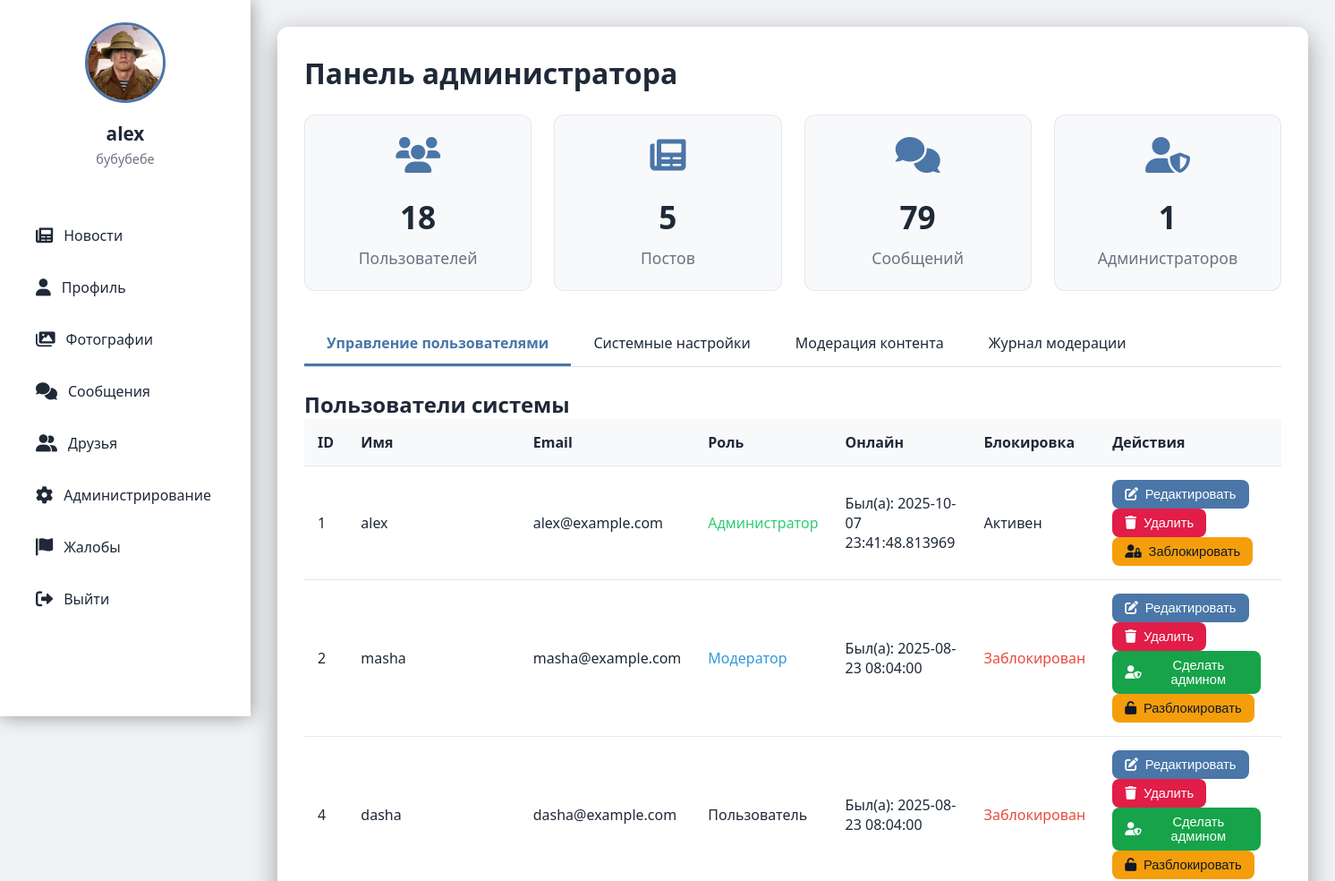
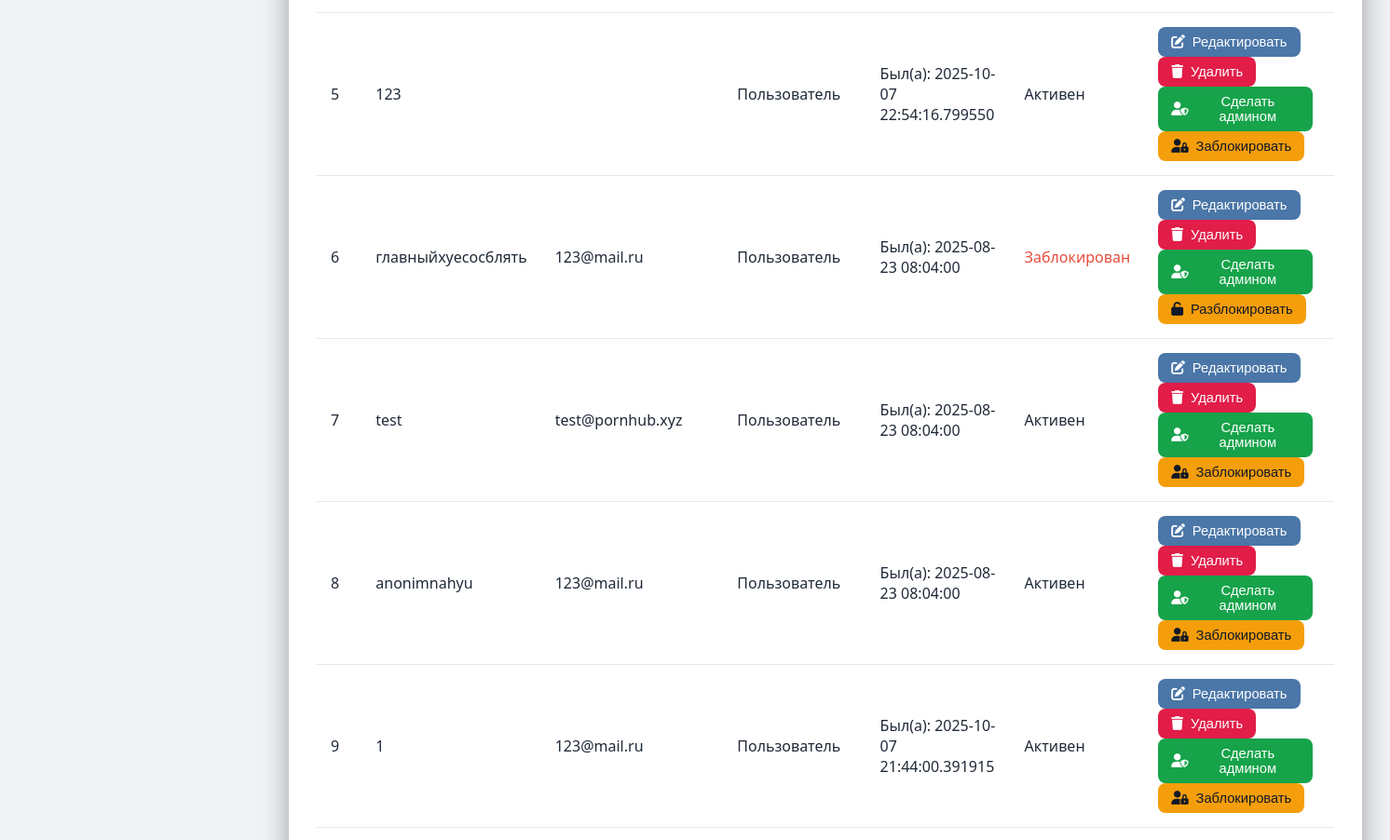
Page /admin (signed in, upper part) on the earlier database version (2 pictures, top to bottom).
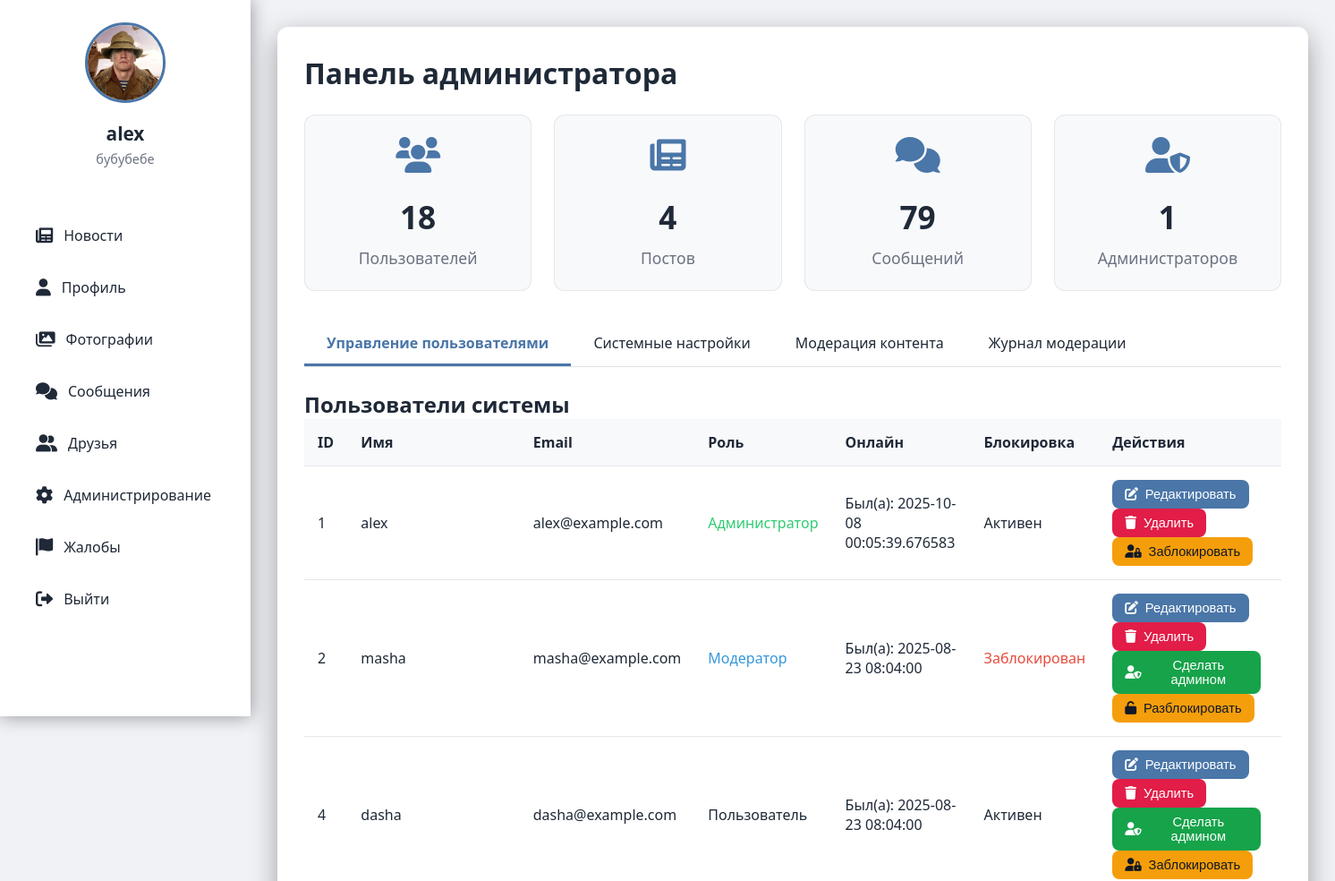
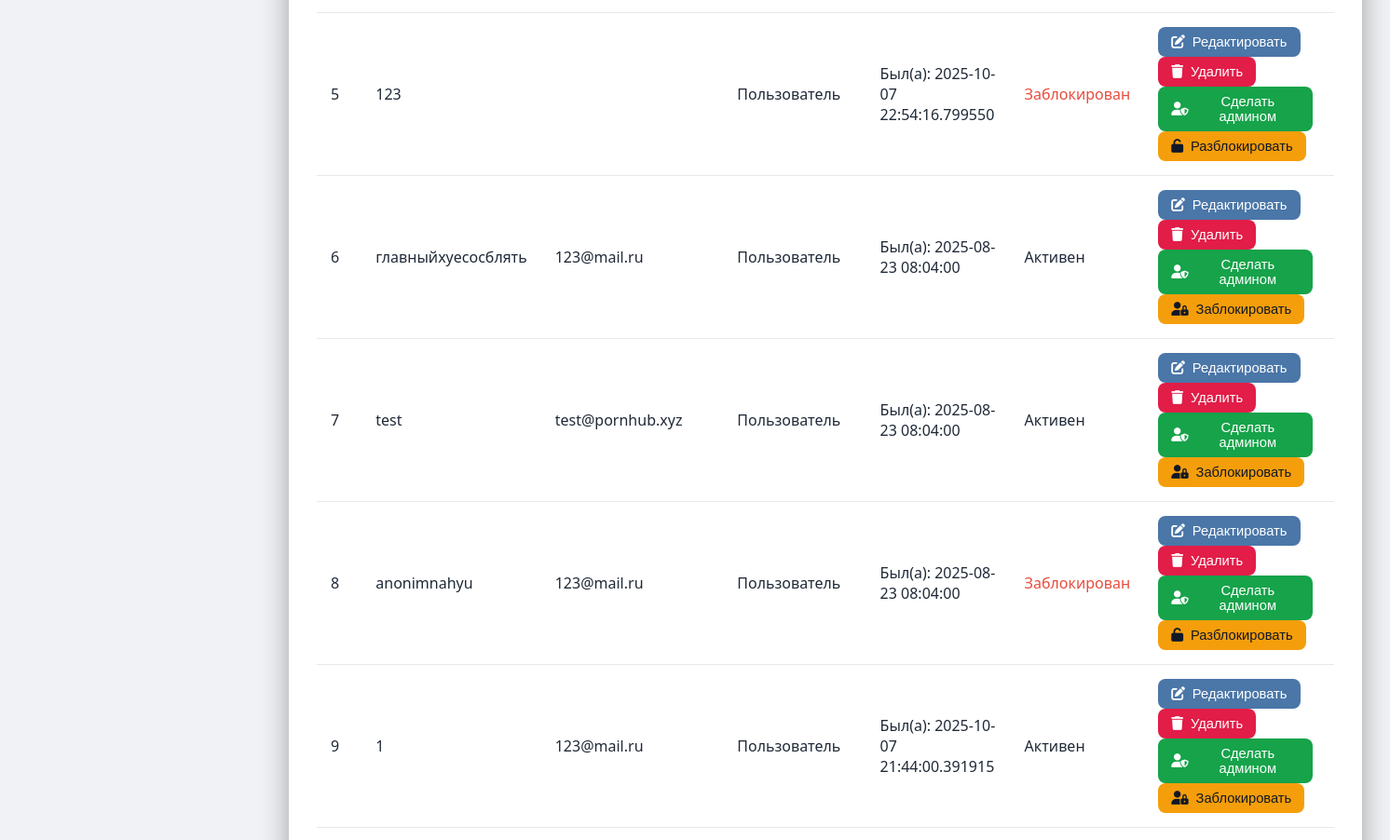
Same page on the later database version (2 pictures, top to bottom).
### tables this page shows
CREATE TABLE users (
                id INTEGER PRIMARY KEY AUTOINCREMENT,
                username TEXT UNIQUE NOT NULL,
                password TEXT NOT NULL,
                email TEXT,
                bio TEXT,
                avatar TEXT, role TEXT DEFAULT 'user' CHECK(role IN ('admin', 'moderator', 'user')), is_online BOOLEAN DEFAULT FALSE, last_seen DATETIME, banner TEXT, is_blocked BOOLEAN DEFAULT 0, block_reason TEXT);

### routes/admin.py (the view)
@bp.route('/admin')
def admin():
    if 'user_id' not in session:
        return redirect(url_for('auth.index'))
    user_id = session['user_id']
    conn = get_db()
    c = conn.cursor()
    c.execute("SELECT * FROM users WHERE id = ?", (user_id,))
    user = c.fetchone()
    if not user or user['role'] != 'admin':
        return redirect(url_for('feed.feed'))
    c.execute("SELECT COUNT(*) FROM users")
    users_count = c.fetchone()[0]
    c.execute("SELECT COUNT(*) FROM posts")
    posts_count = c.fetchone()[0]
    c.execute("SELECT COUNT(*) FROM messages")
    messages_count = c.fetchone()[0]
    c.execute("SELECT COUNT(*) FROM users WHERE role = 'admin'")
    admins_count = c.fetchone()[0]
    c.execute("SELECT id, username, email, bio, avatar, role, is_online, last_seen, is_blocked, block_reason FROM users")
    users = c.fetchall()
    c.execute("SELECT key, value FROM settings")
    settings = {row['key']: row['value'] for row in c.fetchall()}
    c.execute("SELECT id, target_type, target_id, reason, created_at FROM reports WHERE status='open' ORDER BY created_at DESC")
    reports = c.fetchall()
    conn.close()
    return render_template('admin.html',
                           user=user,
                           users_count=users_count,
                           posts_count=posts_count,
                           messages_count=messages_count,
                           admins_count=admins_count,
                           users=users,
                           settings=settings,
                           reports=reports)

### app.py (called while the page is built)
@app.before_request
def enforce_account_block():
    try:
        if request.path.startswith('/static') or request.path.startswith('/socket.io'):
            return None
        if request.endpoint in {'auth.blocked', 'auth.index', 'static.static_files'}:
            return None
        if 'user_id' not in session:
            return None
        from models import get_db
        conn = get_db()
        c = conn.cursor()
        c.execute('SELECT is_blocked, block_reason FROM users WHERE id = ?', (session['user_id'],))
        row = c.fetchone()
        conn.close()
        if row and row['is_blocked']:
            reason = row['block_reason'] or 'Профиль заблокирован администратором'
            return render_template('blocked.html', reason=reason)
    except Exception:
        return None

### models.py (called while the page is built)
def get_db():
    conn = sqlite3.connect('social_network.db')
    conn.row_factory = sqlite3.Row
    return conn

### templates/admin.html (shortened to what the changed rows need)
<!DOCTYPE html>
<html>
<head>
    <link href="https://cdnjs.cloudflare.com/ajax/libs/font-awesome/6.0.0/css/all.min.css" rel="stylesheet">
</head>
<body>
    <div class="sidebar">
        <div class="profile-card">
            <img src="{% if user[5] %}{{ url_for('static', filename='uploads/' + user[5]) }}{% else %}{{ url_for('static', filename='uploads/default_avatar.png') }}{% endif %}" alt="Avatar">
            <h3>{{ user[1] }}</h3>
            <p>{{ user[4] or 'Статус не указан' }}</p>
        </div>
    </div>
    <div class="content">
        <div class="admin-container">
            <h1>Панель администратора</h1>
            <div class="stats-grid">
                <div class="stat-card">
                    <i class="fas fa-newspaper"></i>
                    <div class="number">{{ posts_count }}</div>
                    <div class="label">Постов</div>
                </div>
            </div>
            <div class="tab-content active" id="users-tab">
                <h2>Пользователи системы</h2>
                <table class="user-table">
                    <thead>
                        <tr>
                            <th>ID</th>
                            <th>Имя</th>
                            <th>Email</th>
                            <th>Роль</th>
                            <th>Онлайн</th>
                            <th>Блокировка</th>
                            <th>Действия</th>
                        </tr>
                    </thead>
                    <tbody>
                        {% for u in users %}
                        <tr data-user-id="{{ u[0] }}">
                            <td>{{ u[0] }}</td>
                            <td>{{ u[1] }}</td>
                            <td>{{ u[2] }}</td>
                            <td>
                                {% if u[5] == 'admin' %}
                                    <span style="color: #2ecc71;">Администратор</span>
                                {% elif u[5] == 'moderator' %}
                                    <span style="color: #3498db;">Модератор</span>
                                {% else %}
                                    Пользователь
                                {% endif %}
                            </td>
                            <td>
                                {% if u[6] %}
                                    <span style="color:#2ecc71">Онлайн</span>
                                {% else %}
                                    <span title="{{ u[7] }}">Был(а): {{ u[7] }}</span>
                                {% endif %}
                            </td>
                            <td>
                                {% if u[8] %}
                                    <span style="color:#e74c3c">Заблокирован</span>
                                {% else %}
                                    Активен
                                {% endif %}
                            </td>
                            <td class="action-buttons">
                                <button type="button" class="btn js-edit" data-user-id="{{ u[0] }}" data-username="{{ u[1] }}" data-email="{{ u[2] }}">
                                    <i class="fas fa-edit"></i> Редактировать
                                </button>
                                <form method="POST" action="{{ url_for('admin.delete_user', user_id=u[0]) }}" style="display:inline;" onsubmit="return confirm('Удалить пользователя?');">
                                    <button type="submit" class="btn btn-danger"><i class="fas fa-trash"></i> Удалить</button>
                                </form>
                                {% if u[5] != 'admin' %}
                                <form method="POST" action="{{ url_for('admin.make_admin', user_id=u[0]) }}" style="display:inline;">
                                    <button type="submit" class="btn btn-success"><i class="fas fa-user-shield"></i> Сделать админом</button>
                                </form>
                                {% endif %}
                                {% if u[8] %}
                                    <form method="POST" action="{{ url_for('admin.toggle_block', user_id=u[0]) }}" style="display:inline;">
                                        <button type="submit" class="btn btn-warning"><i class="fas fa-unlock"></i> Разблокировать</button>
                                    </form>
                                {% else %}
                                    <button type="button" class="btn btn-warning js-open-block" data-user-id="{{ u[0] }}" data-username="{{ u[1] }}"><i class="fas fa-user-lock"></i> Заблокировать</button>
                                {% endif %}
                            </td>
                        </tr>
                        {% endfor %}
                    </tbody>
                </table>
            </div>
        </div>
    </div>
</body>
</html>

Differences in the rows shown:
changed users "alex": last_seen "2025-10-07 23:41:48.813969" → "2025-10-08 00:05:39.676583"
changed users "dasha": is_blocked "Заблокирован Разблокировать" → "Активен Заблокировать"
changed users id 5: is_blocked "Активен Заблокировать" → "Заблокирован Разблокировать"
changed users "главныйхуесосблять": is_blocked "Заблокирован Разблокировать" → "Активен Заблокировать"
changed users "anonimnahyu": is_blocked "Активен Заблокировать" → "Заблокирован Разблокировать"
Other differences:
{{ posts_count }}: "5" → "4"
